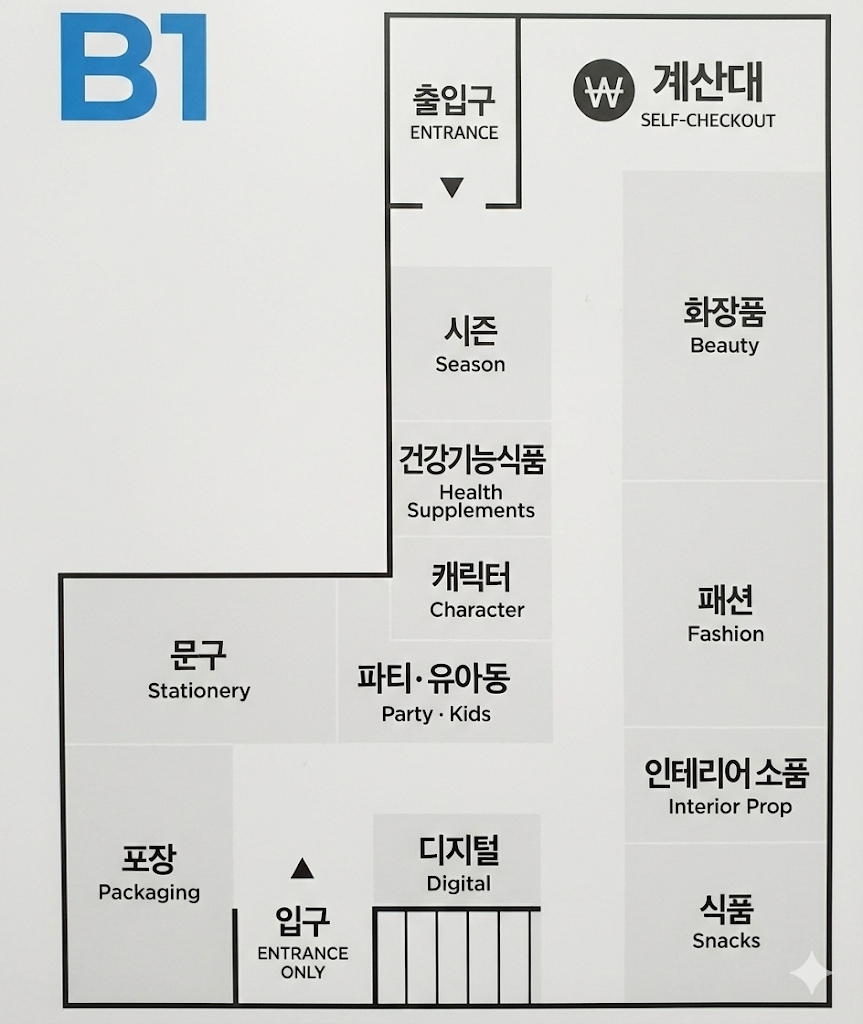
#> input picture frontend/src/assets/images/map_b1.jpg, 863 x 1024 px, found by its file name
$ python test_map_processor.py
#> lines starting #> are read from the running program, lines starting #| are printed output that depends on the picture; after the words box and inside, x2 and y2 are one past the last pixel; in counts of white or black regions, pixels touching at a corner belong together
import cv2
import numpy as np
import os

# Adjust path to your local image
img_path = r"c:\Users\301\finalProject\daiso-category-search-dev-kdg\frontend\src\assets\images\map_b1.jpg"

if not os.path.exists(img_path):
    print(f"Image not found: {img_path}")
    exit()

img = cv2.imread(img_path, cv2.IMREAD_GRAYSCALE)
#> img: shape (1024, 863); min 0, max 255, mean 210.6
grid_size = 10

height, width = img.shape
#> height = 1024; width = 863
grid_h = height // grid_size
#> grid_h = 102
grid_w = width // grid_size
#> grid_w = 86

print(f"Original: {width}x{height}, Grid: {grid_w}x{grid_h}")
#| Original: 863x1024, Grid: 86x102

# Threshold
_, binary = cv2.threshold(img, 200, 255, cv2.THRESH_BINARY)
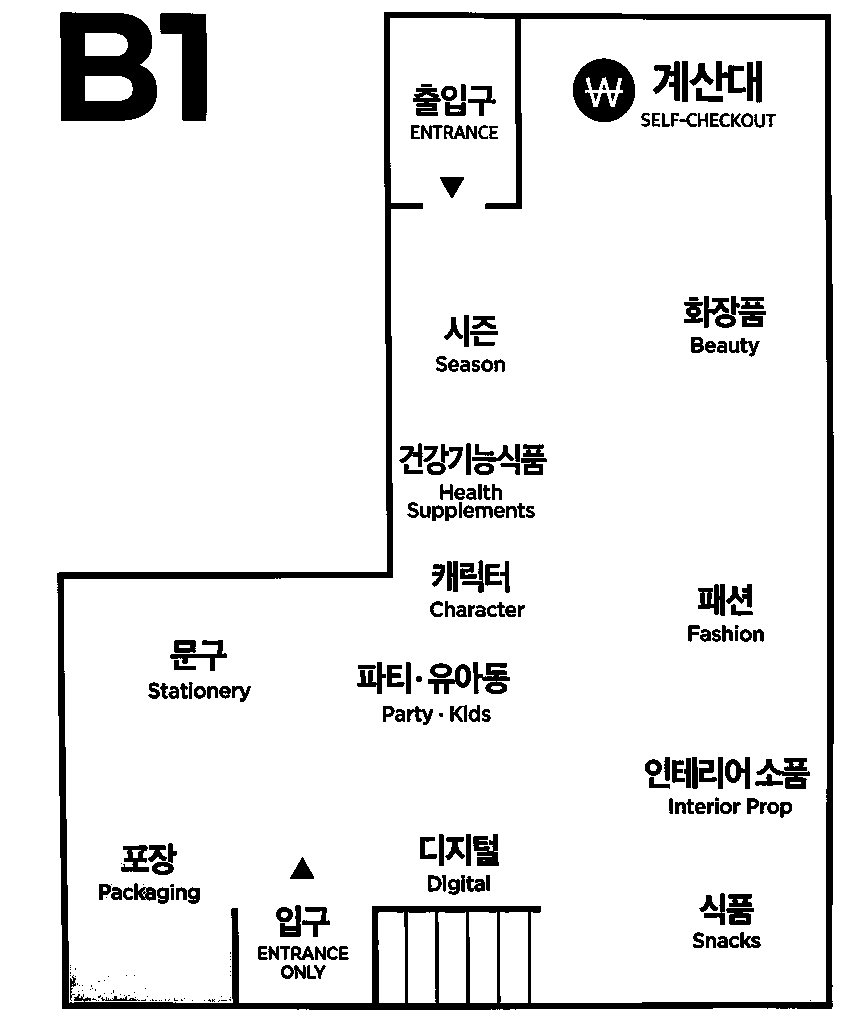
#> binary: shape (1024, 863); 91.6% white; 277 black regions (70 under 20 px), largest, box (x1, y1, x2, y2) and area: (57, 12, 834, 1010) 27968, (60, 12, 157, 121) 7513, (160, 13, 207, 121) 3116
cv2.imwrite("debug_binary.jpg", binary) # Save to check what is white

# Create grid
grid = np.zeros((grid_h, grid_w), dtype=int)

for y in range(grid_h):
    row_str = ""
    for x in range(grid_w):
        cell = binary[y*grid_size:(y+1)*grid_size, x*grid_size:(x+1)*grid_size]
        white_pixels = cv2.countNonZero(cell)
        total_pixels = cell.shape[0] * cell.shape[1]

        # If < 90% white, obstacle
        if (white_pixels / total_pixels) < 0.9:
            grid[y, x] = 1
            row_str += "#"
        else:
            grid[y, x] = 0
            row_str += "."
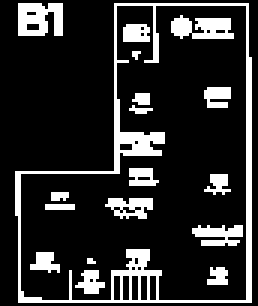
#> grid: shape (102, 86) int64 (shown 3 times larger); values 0 (black) and 1 (white), 17.5% white in thin lines or dots
    # print(row_str) # Too large to print all

# Check specific area (Digital Zone)
# User path went through center-bottom roughly.
# Let's sample a region.
print("Sampling center region:")
mid_y = grid_h // 2
#> mid_y = 51
mid_x = grid_w // 2
#> mid_x = 43
for y in range(mid_y - 10, mid_y + 10):
    row_str = ""
    for x in range(mid_x - 10, mid_x + 10):
        row_str += "#" if grid[y, x] == 1 else "."
    print(row_str)

$ run again, with frontend/src/assets/images/map_b2.jpg copied over frontend/src/assets/images/map_b1.jpg
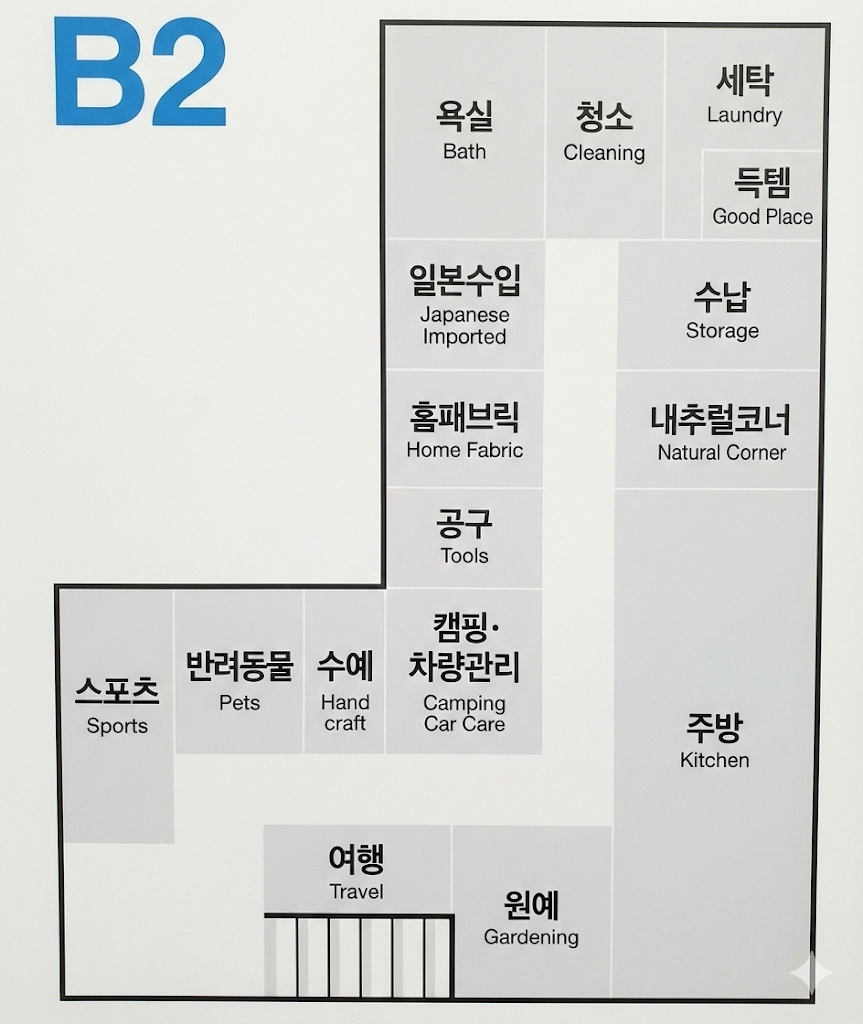
#> input picture frontend/src/assets/images/map_b2.jpg, 863 x 1024 px, found by its file name
#| Original: 863x1024, Grid: 86x102
#> `_, binary = cv2.threshold(img, 200, 255, cv2.THRESH_BINARY)`:
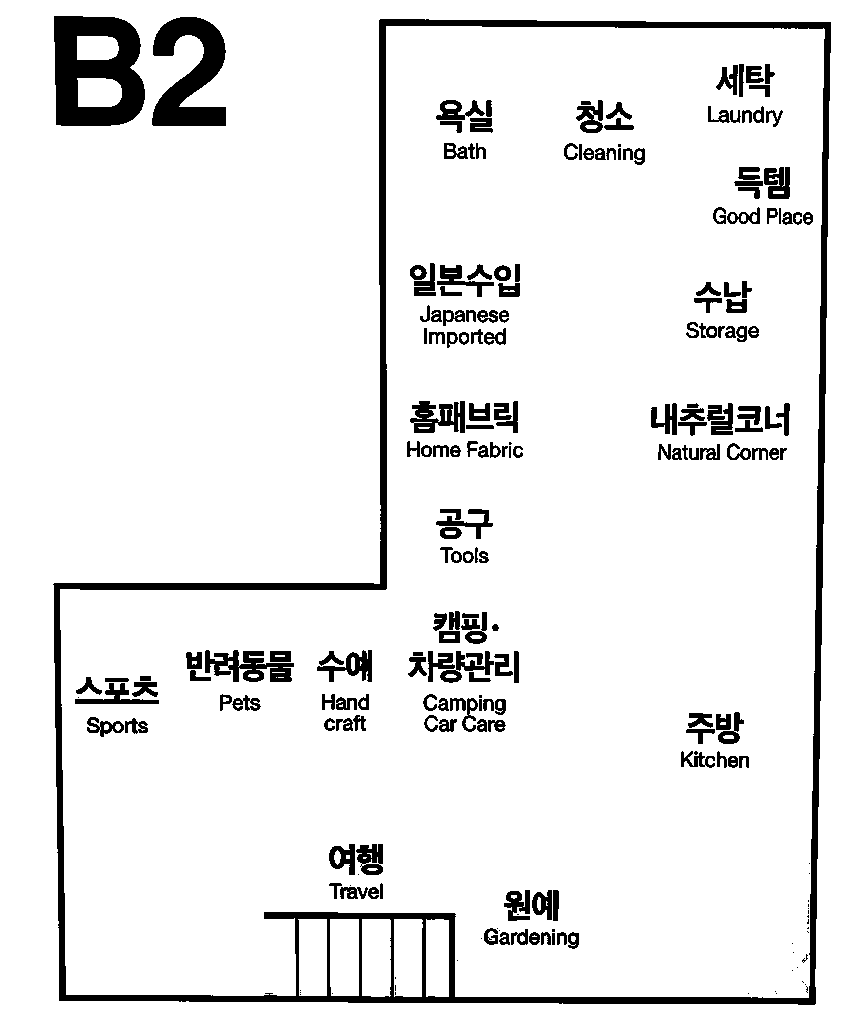
#> binary: shape (1024, 863); 92.1% white; 229 black regions (41 under 20 px), largest, box (x1, y1, x2, y2) and area: (53, 19, 831, 1005) 25569, (54, 16, 145, 126) 6865, (152, 17, 226, 126) 4614
#> after the loop `for y in range(grid_h):`:
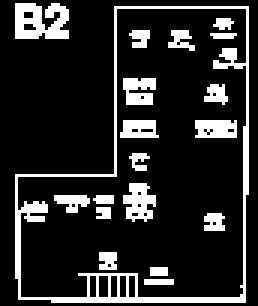
#> grid: shape (102, 86) int64 (shown 3 times larger); values 0 (black) and 1 (white), 16.4% white in thin lines or dots, all inside (x1, y1, x2, y2) = (5, 1, 83, 101)
